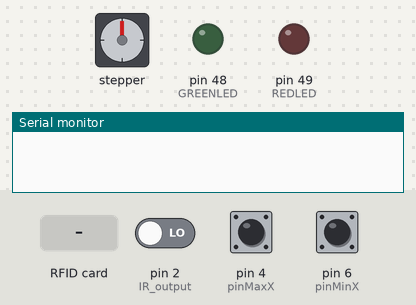
Recording of a sketch running on a simulated Arduino Mega 2560, built with avr-gcc and run on an emulated ATmega2560. Parts: stepper motor, output pins drawn as LEDs (lit = HIGH), the last lines printed to the serial monitor. Wiring (inferred from the names in the program): stepper motor driver (200 steps per turn assumed): step pin 7; direction pin 8; enable pin 9. The inputs (shaded band) are chosen by the test bench; at power-on: pin 4 (pinMaxX) HIGH, pin 6 (pinMinX) HIGH, pin 2 (IR_output) LOW. Pins used as bus, display or sensor lines are not drawn.

Above: at 1.2 s.
1.3 s: RFID card C3 AA 1F 16 held to the reader
At 1.45 s:
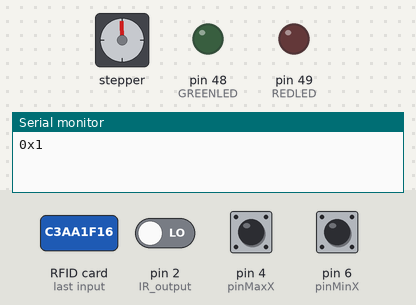
4.3 s: pin 4 (pinMaxX) pulled LOW for 0.15 s
At 6.0 s:
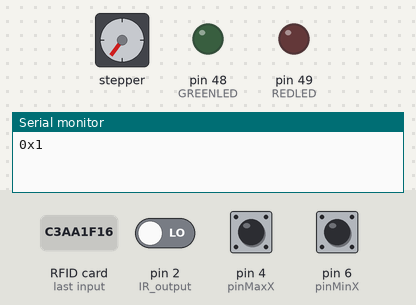
6.8 s: RFID card C3 AA 1F 16 held to the reader
At 7.25 s:
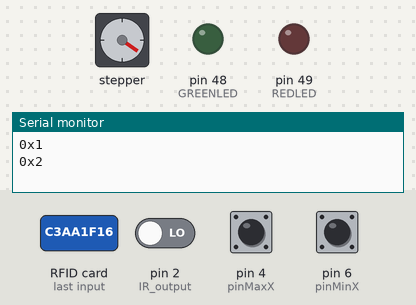
9.8 s: pin 6 (pinMinX) pulled LOW for 0.15 s
At 10.6 s:
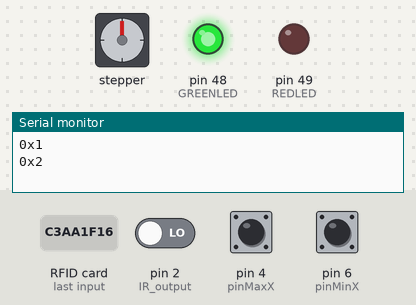
12.3 s: RFID card 5E 7A 19 C4 held to the reader
At 12.75 s:
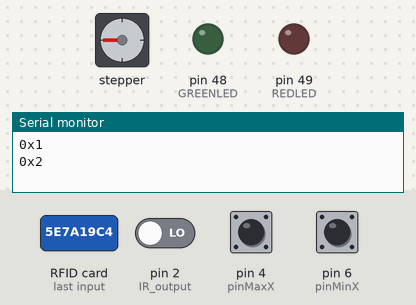
15.3 s: pin 6 (pinMinX) pulled LOW for 1 s
At 16.8 s:
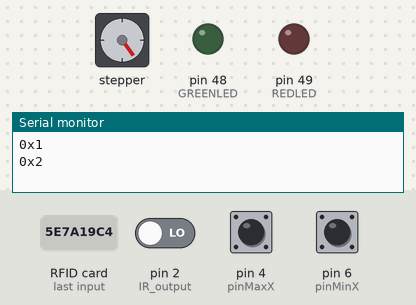
Timing chart, 0 to 18.3 s (numbered marks = the images above; inputs shaded):
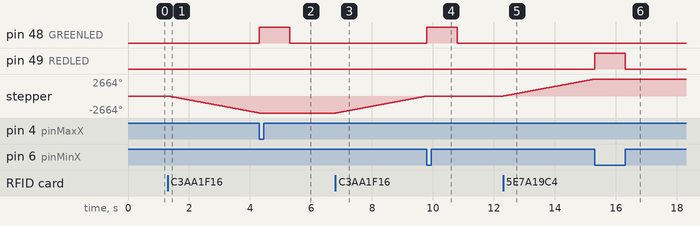

Measured:
- after the input at 1.3 s, stepper: keeps turning counter-clockwise at about 890°/s, starting at once
- after the input at 4.3 s, pin 48 (GREENLED): LOW → HIGH at once, → LOW 1.0 s later; stepper: goes on until 4.3 s, then stays -2664°
- after the input at 6.8 s, stepper: keeps turning clockwise at about 890°/s, starting at once
- after the input at 9.8 s, pin 48 (GREENLED): LOW → HIGH at once, → LOW 1.0 s later; stepper: goes on until 9.8 s, then stays 0°
- after the input at 12.3 s, stepper: keeps turning clockwise at about 890°/s, starting at once
- after the input at 15.3 s, pin 49 (REDLED): LOW → HIGH at once, → LOW 1.0 s later; stepper: goes on until 15.3 s, then stays 2664°

The sketch:

Access_System.ino
```cpp
#include <SPI.h>
#include <MFRC522.h>
#define SS_PIN 53//Pin RFID
#define RST_PIN 5//Pin RFID
#define pinMaxX 4//bouton fdc +
#define pinMinX 6//bouton fdc -
#define pinStepX 7
#define pinDirX 8
#define pinEnableX 9
#define IR_output 2//IR
//LEDS
#define REDLED 49
#define GREENLED 48
int pinMax = 0;
int pinMin = 0;

byte CodeVerif2=0;
byte CodeVerif=0;
//ALL USERS
byte Code_Acces[4]={0xC3, 0xAA, 0x1F, 0x16};

MFRC522 rfid(SS_PIN, RST_PIN); // Instance of the class

// Init array that will store new NUID
byte nuidPICC[4];

int RFID_CHECK = 2;
int STATE_P = 2;
int i=0;

void setup() {
  //SERIAL PORTE
  Serial.begin(9600);
  SPI.begin();// Init SPI bus
  rfid.PCD_Init(); // Init MFRC522
  pinMode(IR_output, INPUT);//IR
  //LEDS
  pinMode(REDLED, OUTPUT);
  pinMode(GREENLED,OUTPUT);
  //PIN MOTOR
  pinMode(pinStepX, OUTPUT);
  pinMode(pinDirX, OUTPUT);
  pinMode(pinEnableX, OUTPUT);
  pinMode(pinMinX, INPUT_PULLUP);
  pinMode(pinMaxX, INPUT_PULLUP);
}

void loop() {
  READ_RFID();
  if(STATE_P==1){
    READ_RFID2();
    if(digitalRead(IR_output)==HIGH){
      Serial.println("0x4");
    }
  }
   if(STATE_P==0){  //si le signal est a l'etat haut
    if(digitalRead(IR_output)==HIGH){
      Serial.println("0x3");
    }
   }
  }
//-------------------------------------------------------------- FONCTION --------------------------------------------------------------
//LIRE RFID
void READ_RFID(){
  // Initialisé la boucle si aucun badge n'est présent
  if ( !rfid.PICC_IsNewCardPresent())
    return;

  // Vérifier la présence d'un nouveau badge
  if ( !rfid.PICC_ReadCardSerial())
    return;

  // Enregistrer l’ID du badge (4 octets)
  for (byte i = 0; i < 4; i++) {
    nuidPICC[i] = rfid.uid.uidByte[i];
  }

  // Vérification du code
  CodeVerif= GetAccesState(Code_Acces,nuidPICC);
  if (CodeVerif!=1)
  {
    closedoor();
    digitalWrite(REDLED, HIGH);
    delay(1000);
    digitalWrite(REDLED, LOW);
    STATE_P=0;
    }
  else if (CodeVerif==1)
  {
    Serial.println("0x1");
    opendoor();
    digitalWrite(GREENLED, HIGH);
    delay(1000);
    digitalWrite(GREENLED, LOW);
    STATE_P=1;
    }
  // Re-Init RFID
  rfid.PICC_HaltA(); // Halt PICC
  rfid.PCD_StopCrypto1(); // Stop encryption on PCD
}
void READ_RFID2(){
  // Initialisé la boucle si aucun badge n'est présent
  if ( !rfid.PICC_IsNewCardPresent())
    return;

  // Vérifier la présence d'un nouveau badge
  if ( !rfid.PICC_ReadCardSerial())
    return;

  // Enregistrer l’ID du badge (4 octets)
  for (byte i = 0; i < 4; i++) {
    nuidPICC[i] = rfid.uid.uidByte[i];
  }

  // Vérification du code
  CodeVerif2= GetAccesState(Code_Acces,nuidPICC);
  if (CodeVerif2==1)
  {
    Serial.println("0x2");//envoi message au serv
    STATE_P=0;
    closedoor();
    digitalWrite(GREENLED, HIGH);
    delay(1000);
    digitalWrite(GREENLED, LOW);
    }
  // Re-Init RFID
  rfid.PICC_HaltA(); // Halt PICC
  rfid.PCD_StopCrypto1(); // Stop encryption on PCD
}

byte GetAccesState(byte *CodeAcces,byte *NewCode)
{
  byte StateAcces=0;
  if ((CodeAcces[0]==NewCode[0])&&(CodeAcces[1]==NewCode[1])&&
  (CodeAcces[2]==NewCode[2])&& (CodeAcces[3]==NewCode[3]))
    return StateAcces=1;
  else
    return StateAcces=0;
}

//OUVERTURE PORTE
void opendoor(){
  digitalWrite(pinEnableX, LOW);
  digitalWrite(pinDirX, LOW);
  pinMax = digitalRead(pinMaxX);
  while(pinMax == HIGH){
    digitalWrite(pinStepX, HIGH);
    delay(1);
    digitalWrite(pinStepX, LOW);
    delay(1);
    pinMax = digitalRead(pinMaxX);
    }
  }

//FERMETURE PORTE
void closedoor(){
  digitalWrite(pinEnableX, LOW);
  digitalWrite(pinDirX, HIGH);
  pinMin = digitalRead(pinMinX);
  while(pinMin == HIGH){
    digitalWrite(pinStepX, HIGH);
    delay(1);
    digitalWrite(pinStepX, LOW);
    delay(1);
    pinMin = digitalRead(pinMinX);
    }
  }

void detection_IR(){
  if(digitalRead(IR_output)==HIGH){  //si le signal est à l'état haut
   if(STATE_P==1){
    Serial.print("0x4");
    //TROUVER MOYEN TEMPO L'ENVOI AU SERV pour pas flood le serv
    }
   if(STATE_P==0){
    Serial.print("0x3");
    //TROUVER MOYEN TEMPO L'ENVOI AU SERV pour pas flood le serv
    }
  }
}
```
